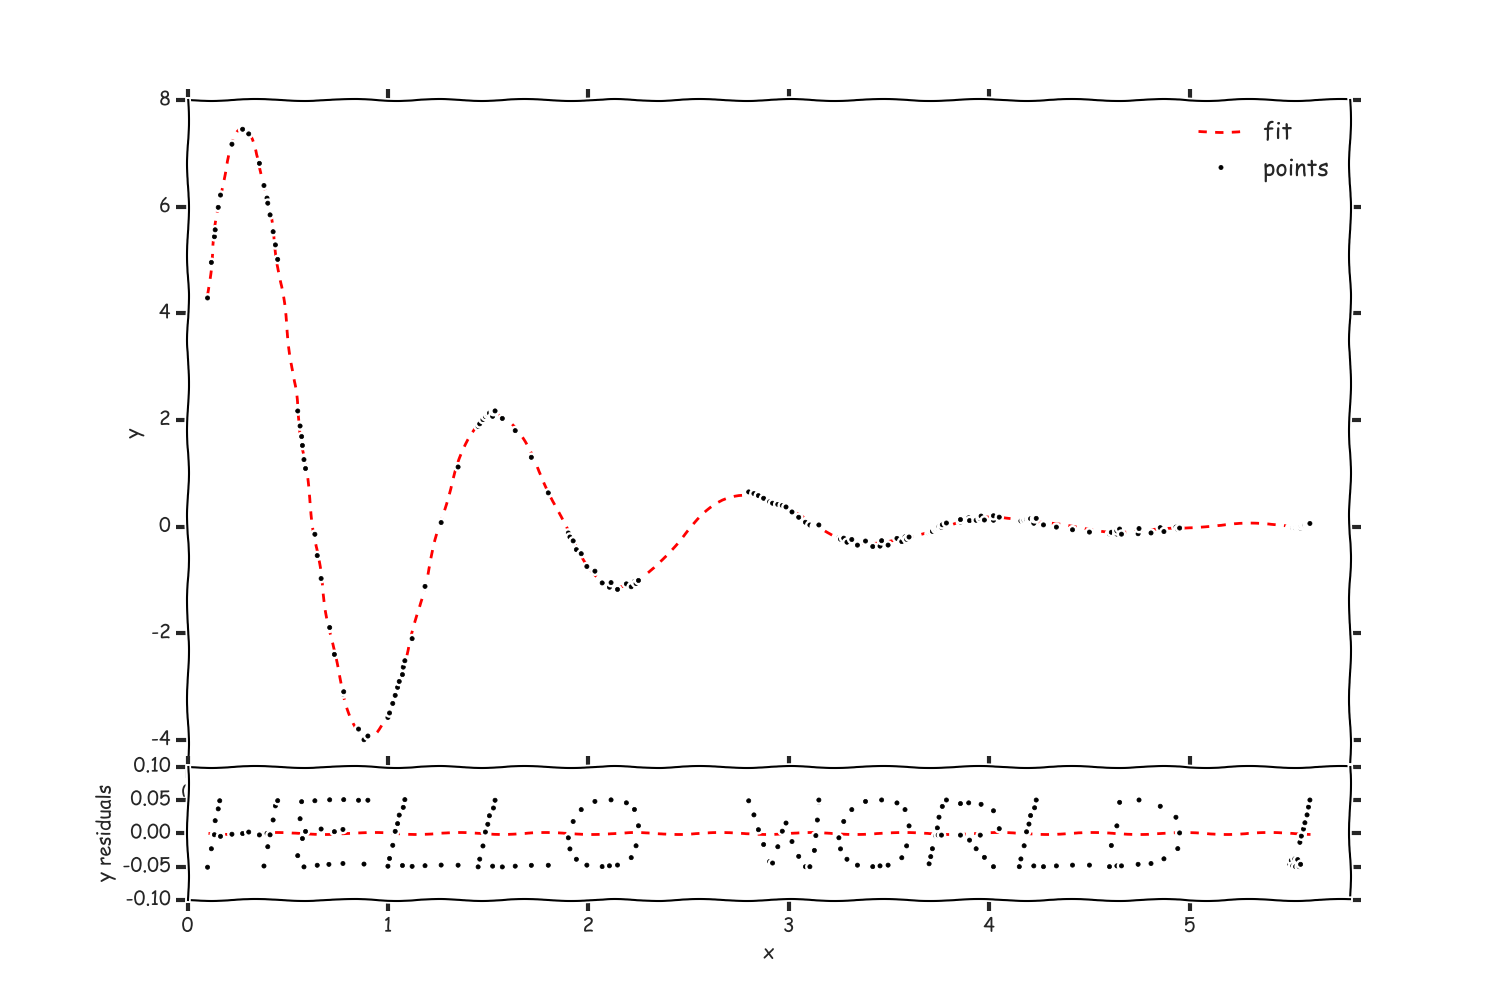

Write the Python code that produced this figure.
#!/usr/bin/python

import matplotlib.pyplot as plt
import matplotlib.gridspec as gridspec
from numpy import exp, sin, arange, asarray
from scipy.optimize import curve_fit
from blablaplot import TextyPloty, ResidualsPlot

# deine function to write around
def f(x, a, b):
	return a*exp(-x) * sin(5*b*x)

# generate text
a = TextyPloty(spacing=0.2, offset=(0.1, -0.05), scale=(0.5, 0.1), func=lambda x: f(x, 10, 1), jitter=0.0)
xs, ys = a.get('hello world !')

# fit curve with the function
popt, pcov = curve_fit(f, xs, ys)
xs_fit = arange(min(xs), max(xs), 0.01)
ys_fit = asarray(f(xs_fit, popt[0], popt[1]))

# plot it
plotter = ResidualsPlot(data=(xs, ys), datastyle='k.', xs_fit=xs_fit, func=lambda x: f(x, popt[0], popt[1]), fitstyle='r--')
plotter.figsize = (15, 10)
plotter.xlabel = 'x'
plotter.ylabel = 'y'
plotter.reslabel = 'y residuals'
plotter.ratio = (5,1)
plotter.axis = (0, 5.8, -4.5, 8)
plotter.res_axis = (0, 5.8, -0.1, 0.1)

plotter.plt_instance.style.use('seaborn-ticks')
plotter.plt_instance.rc('font', family='serif')
plotter.plt_instance.xkcd()
plotter.draw()
plotter.savefig('sample.pdf')
plotter.show()

